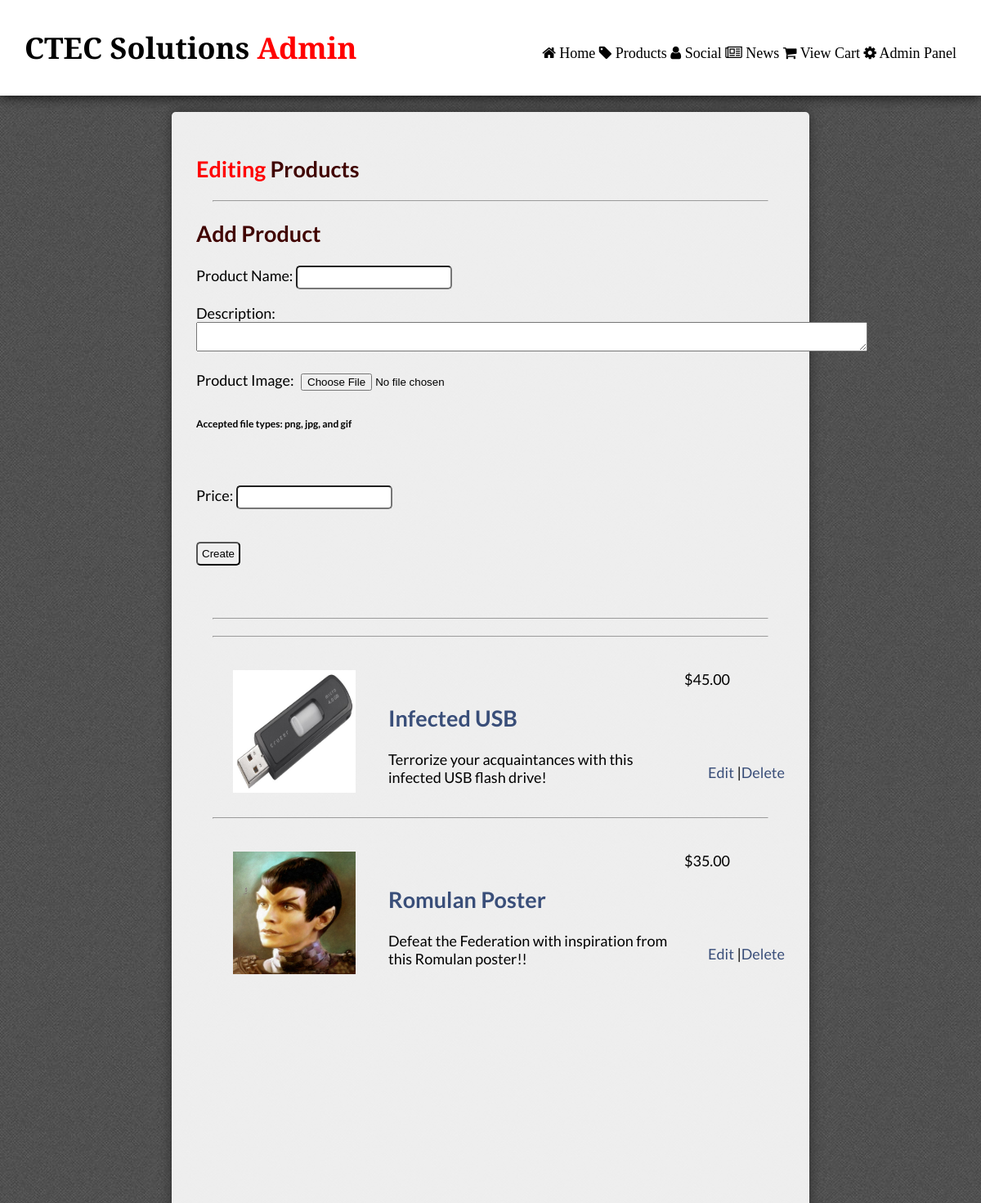
Page /products.php?admin=1 (upper part) on the earlier database version.
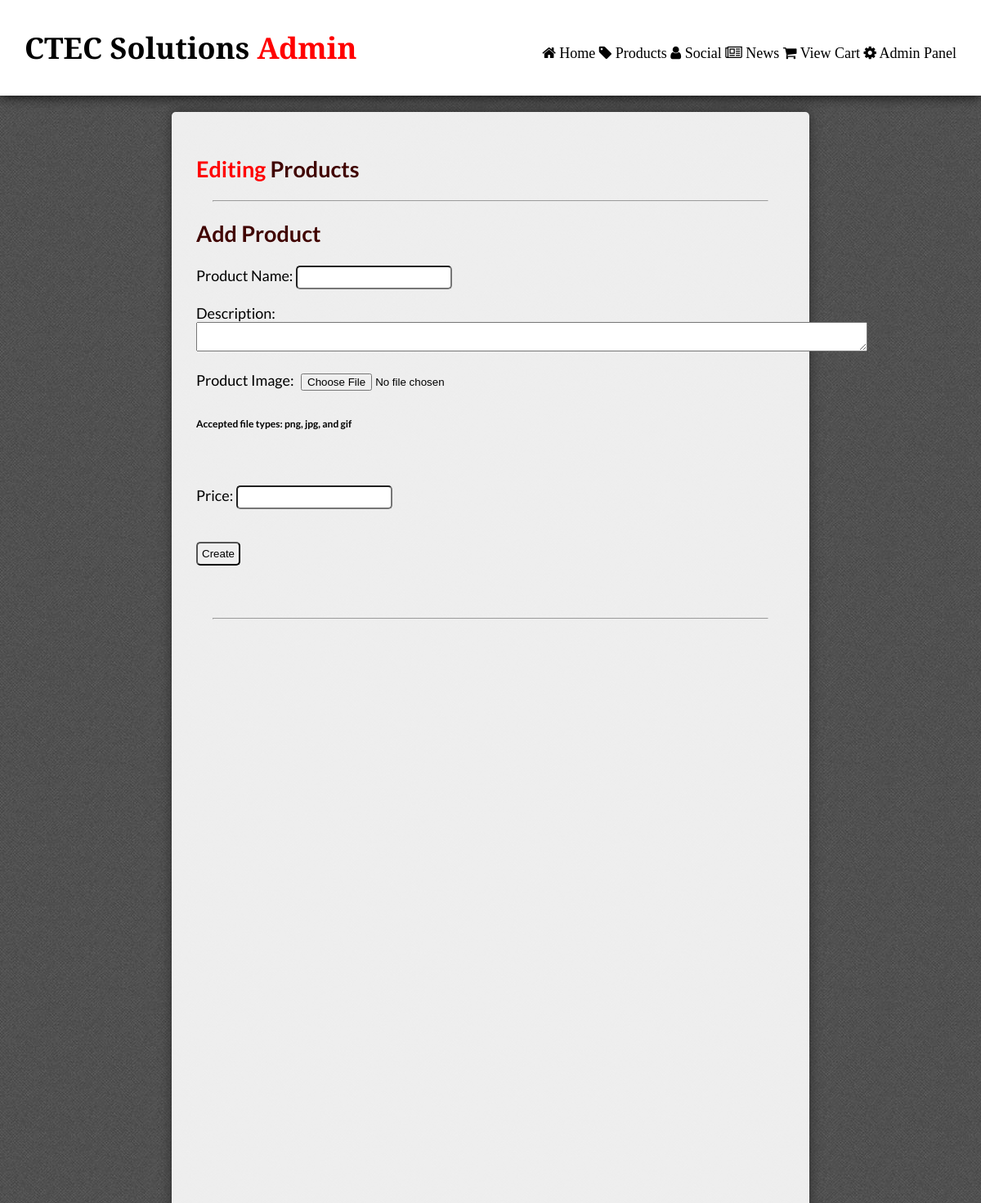
Same page on the later database version.
### tables this page shows
CREATE TABLE IF NOT EXISTS `products` (
  `id` int(11) NOT NULL,
  `name` varchar(100) NOT NULL,
  `description` varchar(500) NOT NULL,
  `filepath` varchar(60) NOT NULL,
  `price` varchar(11) NOT NULL
);

### products.php (the view, shortened to what this page needs)
<?php include("inc/header.php"); ?>
<div id="page">
<h2><span id="admin">
   <?php
if($admin==1){
    echo "Editing";
}   ?></span>  Products </h2>
     <?php
if($admin==1){
?>
 <hr/>
     <h2>Add Product</h2>
    <form action="create.php?products" method="post" enctype="multipart/form-data">
        <p>Product Name:
        <input type="text" name="title" value="" /> </p>
         <p>Description: <br/>
    <textarea name="content" value="" rows="2" cols="100" maxlength="500"></textarea></p>
         Product Image:
    <input type="file" name="image" id="fileToUpload">
        <h6>Accepted file types: png, jpg, and gif</h6>
        <br/>
        <p>Price:
        <input type="text" name="price" value="" /> </p>
         <br/>
      <input type="submit" name="submit" value="Create" />
    </form>
 <br/>
 <br/>
 <hr/>
 <?php
} ?>
  <?php
$q = "SELECT * FROM products ORDER BY id DESC";
$r = @mysqli_query ($connection, $q);
if($r){
foreach($r as $row){
      ?>
    <hr/>
<div class="full">
<section class="thumbnail"><a href="view_product.php?product_id=<?php echo $row['id']; ?>"><img src="<?php echo $row['filepath']; ?>" title="<?php echo $row['name']; ?>" /></a></section>
<section class="product_info">
    <h2><a href="view_product.php?product_id=<?php echo $row['id']; ?>"><?php echo $row['name']; ?></a></h2>
  <p><?php echo $row['description']; ?></p>
  </section>   <span id="right"><?php echo $row['price']; ?></span>
  </div>
  <br/>
<br/>
<?php
if($admin==1){
    echo "<span class=\"edit\">";
    echo "<a href=\"edit.php?product_id=".$row['id']."\">Edit</a> |";
    echo "<a onclick='return confirm(\"DELETE this article?\");' href=\"delete.php?product_id=".$row['id']."\">Delete</a>";
    echo "</span>";
}
    }
}
?>
</div>
<?php include("inc/footer.php"); ?>

Differences in the rows shown:
removed products: filepath (picture), name "Infected USB", description "Terrorize your acquaintances with this infected USB flash drive!", price "$45.00"
removed products: filepath (picture), name "Romulan Poster", description "Defeat the Federation with inspiration from this Romulan poster!!", price "$35.00"
